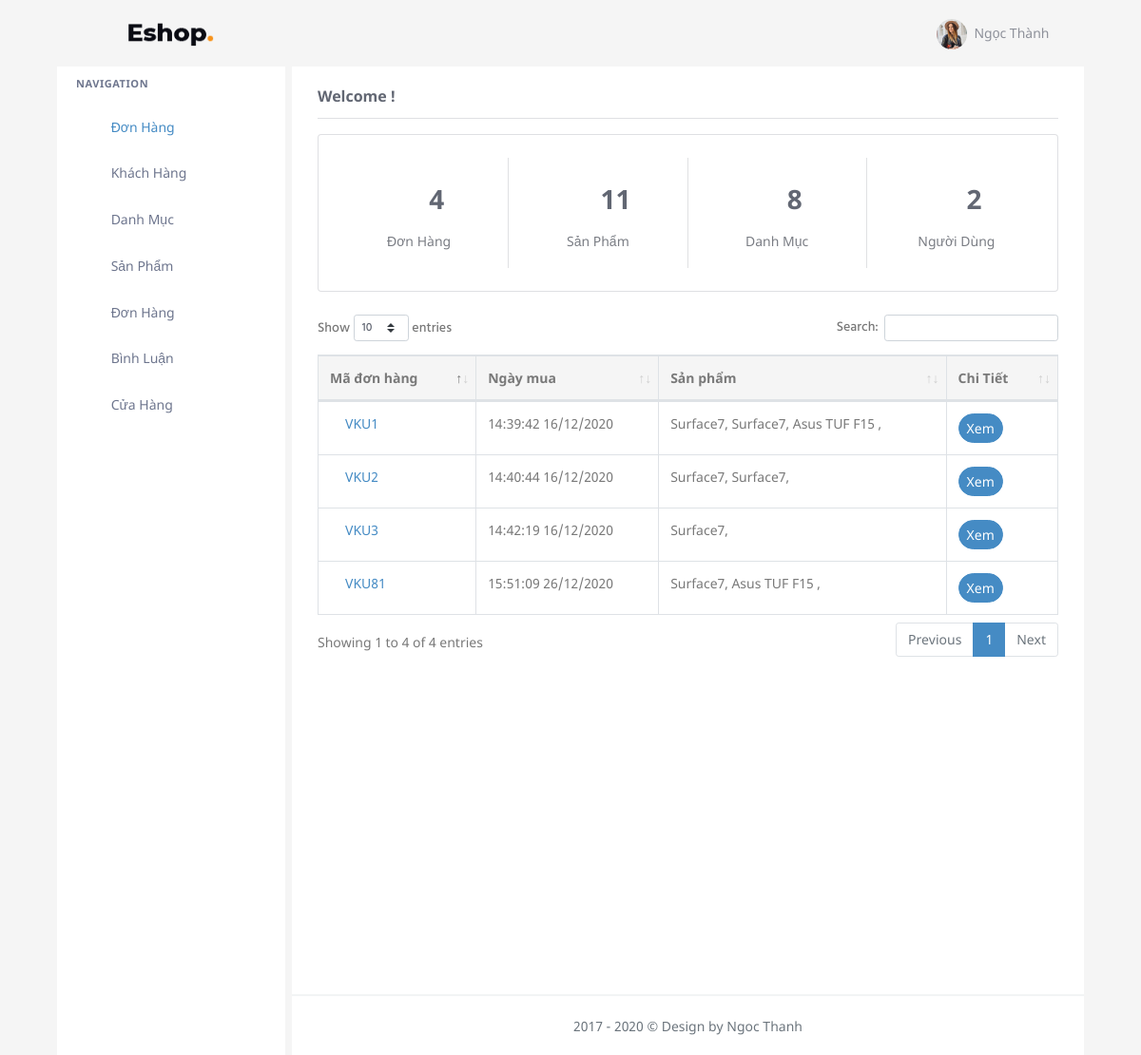
Page /home.php (signed in) on the committed database.
### tables this page shows
CREATE TABLE `users` (
  `ID_User` int(11) NOT NULL,
  `Email_User` varchar(100) NOT NULL,
  `Password_User` varchar(45) NOT NULL,
  `Image_User` varchar(77) NOT NULL,
  `Date_Join_User` datetime NOT NULL DEFAULT current_timestamp(),
  `Name_User` varchar(45) DEFAULT NULL,
  `Phone_User` varchar(12) NOT NULL,
  `Address_User` varchar(5000) NOT NULL,
  `Position` varchar(45) NOT NULL DEFAULT '1'
);

CREATE TABLE `order` (
  `ID_Order` int(11) NOT NULL,
  `ID_User` int(11) NOT NULL,
  `Address_User` varchar(255) NOT NULL,
  `Phone_User` varchar(255) NOT NULL,
  `Status_Order` varchar(255) NOT NULL,
  `Date_Order` varchar(255) NOT NULL,
  `Date_De` varchar(255) NOT NULL
);

CREATE TABLE `orderdetail` (
  `ID_OrderDetail` int(11) NOT NULL,
  `ID_Order` int(11) NOT NULL,
  `ID_Product` int(11) NOT NULL,
  `Quanlity_Order` int(11) NOT NULL,
  `Price_Order` int(11) NOT NULL
);

CREATE TABLE `product` (
  `ID_Product` int(11) NOT NULL,
  `Name_Product` varchar(145) NOT NULL,
  `ID_Catalog` int(11) NOT NULL,
  `Brand_Product` varchar(45) DEFAULT NULL,
  `Price_Product` int(11) DEFAULT NULL,
  `Des_Product` varchar(2000) DEFAULT NULL,
  `Image_Product` varchar(100) DEFAULT NULL
);

### home.php (the view, shortened to what this page needs)
<?php
    include('header1.php');
?>
<?php
    $Statement_Order = "SELECT COUNT(ID_Order) AS Quanlity_Order FROM `order`";
    $Query_Order =mysqli_query($conn, $Statement_Order);
    $Display_Order = mysqli_fetch_assoc($Query_Order);
    $Quanlity_Order = $Display_Order['Quanlity_Order'];
    $Statement_Product = "SELECT COUNT(ID_Product) AS Quanlity_Product FROM `product`";
    $Query_Product =mysqli_query($conn, $Statement_Product);
    $Display_Product = mysqli_fetch_assoc($Query_Product);
    $Quanlity_Product = $Display_Product['Quanlity_Product'];
    $Statement_Catalog = "SELECT COUNT(ID_Catalog) AS Quanlity_Catalog FROM `catalog`";
    $Query_Catalog =mysqli_query($conn, $Statement_Catalog);
    $Display_Catalog = mysqli_fetch_assoc($Query_Catalog);
    $Quanlity_Catalog = $Display_Catalog['Quanlity_Catalog'];
    $Statement_Users = "SELECT COUNT(ID_User) AS Quanlity_Users FROM `users`";
    $Query_Users =mysqli_query($conn, $Statement_Users);
    $Display_Users = mysqli_fetch_assoc($Query_Users);
    $Quanlity_Users = $Display_Users['Quanlity_Users'];
?>
<div class="row">
    <div class="col-12">
        <div>
            <h4 class="header-title mb-3">Welcome !</h4>
        </div>
    </div>
</div>
<?php
    if($profile['Position'] == 2){
        echo "<div class='row'>
        <div class='col-12'>
            <div>
                <div class='card-box widget-inline'>
                    <div class='row'>
                        <div class='col-xl-3 col-sm-6 widget-inline-box'>
                            <div class='text-center p-3'>
                                <h2 class='mt-2'><i class='text-primary mdi mdi-access-point-network mr-2'></i> <b>$Quanlity_Order</b></h2>
                                <p class='text-muted mb-0'>Đơn Hàng</p>
                            </div>
                        </div>
                        <div class='col-xl-3 col-sm-6 widget-inline-box'>
                            <div class='text-center p-3'>
                                <h2 class='mt-2'><i class='text-teal mdi mdi-airplay mr-2'></i> <b>$Quanlity_Product</b></h2>
                                <p class='text-muted mb-0'>Sản Phẩm</p>
                            </div>
                        </div>
                        <div class='col-xl-3 col-sm-6 widget-inline-box'>
                            <div class='text-center p-3'>
                                <h2 class='mt-2'><i class='text-info mdi mdi-black-mesa mr-2'></i> <b>$Quanlity_Catalog</b></h2>
                                <p class='text-muted mb-0'>Danh Mục</p>
                            </div>
                        </div>
                        <div class='col-xl-3 col-sm-6'>
                            <div class='text-center p-3'>
                                <h2 class='mt-2'><i class='text-danger mdi mdi-cellphone-link mr-2'></i> <b>$Quanlity_Users</b></h2>
                                <p class='text-muted mb-0'>Người Dùng</p>
                            </div>
                        </div>
                    </div>
                </div>
            </div>
        </div>
    </div>";
    }
?>
<div class="row">
    <div class="col-12">
    <table  id="datatable" class="table table-bordered dt-responsive nowrap" style="border-collapse: collapse; border-spacing: 0; width: 100%;">
    <thead class="bg-light">
    <tr>
        <th>Mã đơn hàng</th>
        <th>Ngày mua</th>
        <th>Sản phẩm</th>
        <th>Chi Tiết</th>
    </tr>
    </thead>
    <tbody class="font-14">
        <?php
            $UID= $profile['ID_User'];
            if($profile['Position'] ==1){
                $Statement_Order = "SELECT * FROM `order` WHERE ID_User= $UID";
            }
            else {
                $Statement_Order = "SELECT * FROM `order`";
            }
            $Query_Order = mysqli_query($conn, $Statement_Order);
            while ($Display_Order = mysqli_fetch_assoc($Query_Order)){
                $Statement_OrderDetail = "SELECT * FROM orderdetail WHERE ID_Order =".$Display_Order['ID_Order'];
                $Query_OrderDetail = mysqli_query($conn, $Statement_OrderDetail);
                echo "<tr>
                <td><a href='javascript: void(0);' class='text-primary ml-3'>VKU$Display_Order[ID_Order]</a> </td>
                <td>$Display_Order[Date_Order]</td>
                <td class='text_product_hidden'>";
                while($Display_OrderDetail = mysqli_fetch_assoc($Query_OrderDetail)){
                    $Statement_Product = "SELECT * FROM product WHERE ID_Product =".$Display_OrderDetail['ID_Product'];
                    $Query_Product = mysqli_query($conn, $Statement_Product);
                    $Display_Product = mysqli_fetch_assoc($Query_Product);
                    echo "$Display_Product[Name_Product], ";
                }
                echo "</td><td>
                        <button type='button' class='btn btn-primary btn-sm btn-rounded' data-toggle='modal' data-target='.Modal$Display_Order[ID_Order]'>Xem</button>
                </td>";
            echo    "
            </tr>";
            }
            ?>
    </tbody>
</table>
    </div>
</div>
<?php
    include('footer1.php');
?>

### header1.php (shortened to what this page needs)
<?php
    include("Connect.php");
    $Email_User = $_SESSION['Email_User'];
    $Statement_Users = "SELECT * FROM `users` WHERE Email_User= '$Email_User'";
    $Query_Users =mysqli_query($conn, $Statement_Users);
    $profile = mysqli_fetch_assoc($Query_Users);
?>
<!DOCTYPE html>
<html lang="en">
    <head>
        <link href="assets/css/bootstrap.min.css" rel="stylesheet" type="text/css" id="bootstrap-stylesheet">
        <link href="assets/css/icons.min.css" rel="stylesheet" type="text/css">
        <link href="assets/css/app.min.css" rel="stylesheet" type="text/css" id="app-stylesheet">
        <link href="assets\libs\datatables\dataTables.bootstrap4.css" rel="stylesheet" type="text/css">
        <link href="assets\libs\datatables\buttons.bootstrap4.css" rel="stylesheet" type="text/css">
        <link href="assets\libs\datatables\responsive.bootstrap4.css" rel="stylesheet" type="text/css">
        <link href="assets\libs\datatables\select.bootstrap4.css" rel="stylesheet" type="text/css">
    </head>
    <body>
        <div id="wrapper">
            <div class="navbar-custom">
                <ul class="list-unstyled topnav-menu float-right mb-0">
                    <li class="dropdown notification-list">
                        <a class="nav-link dropdown-toggle nav-user mr-0" data-toggle="dropdown" href="#" role="button" aria-haspopup="false" aria-expanded="false">
                            <img src="assets/images/users/avatar-1.jpg" alt="user-image" class="rounded-circle">
                            <span class="pro-user-name ml-1">
                            <?php echo $profile['Name_User']; ?>  <i class="mdi mdi-chevron-down"></i>
                            </span>
                        </a>
                    </li>
                </ul>
                <div class="logo-box">
                    <a href="index.php" class="logo text-center logo-dark">
                        <span class="logo-lg">
                            <img src="images/logo.png" alt="" height="26">
                        </span>
                    </a>
                </div>
                <ul class="list-unstyled topnav-menu topnav-menu-left m-0">
                    <li>
                        <button class="button-menu-mobile">
                            <i class="mdi mdi-menu"></i>
                        </button>
                    </li>
                </ul>
            </div>
            <div class="left-side-menu">
                <div id="sidebar-menu">
                    <ul class="metismenu" id="side-menu">
                    <li class="menu-title">Navigation</li>
                        <li>
                            <a href='home.php'>
                                <i class='ti-home'></i>
                                <span> Đơn Hàng </span>
                            </a>
                        </li>
                        <?php
                            if($profile['Position']== 2){
                                echo "<li>
                                <a href='user.php'>
                                    <i class='ti-paint-bucket'></i>
                                    <span> Khách Hàng </span>
                                </a>
                            </li>
                            <li>
                                <a href='javascript: void(0);'>
                                    <i class='ti-light-bulb'></i>
                                    <span> Danh Mục </span>
                                    <span class='menu-arrow'></span>
                                </a>
                            </li>
                            <li>
                                <a href='javascript: void(0);'>
                                    <i class='ti-menu-alt'></i>
                                    <span>  Sản Phẩm </span>
                                    <span class='menu-arrow'></span>
                                </a>
                            </li>
                            <li>
                                <a href='javascript: void(0);'>
                                    <i class='ti-pencil-alt'></i>
                                    <span>  Đơn Hàng  </span>
                                    <span class='menu-arrow'></span>
                                </a>
                            </li>
                            <li>
                                <a href='danhsachbinhluan.php'>
                                    <i class='ti-spray'></i>
                                    <span> Bình Luận </span>
                                </a>
                            </li>
                            <li>
                                <a href='index.php'>
                                    <i class='ti-location-pin'></i>
                                    <span> Cửa Hàng </span>
                                </a>
                            </li>";
                            }
                        ?>
                    </ul>
                </div>
            </div>
            <div class="content-page">
                <div class="content">
                    <div class="container-fluid">

### rows in the picture
users: Name_User "Ngọc Thành"
order: ID_Order "1", Date_Order "14:39:42 16/12/2020"
orderdetail: ID_Product.Name_Product "Surface7"
orderdetail: ID_Product.Name_Product "Surface7"
orderdetail: ID_Product.Name_Product "Asus TUF F15"
order: ID_Order "2", Date_Order "14:40:44 16/12/2020"
orderdetail: ID_Product.Name_Product "Surface7"
orderdetail: ID_Product.Name_Product "Surface7"
order: ID_Order "3", Date_Order "14:42:19 16/12/2020"
orderdetail: ID_Product.Name_Product "Surface7"
order: ID_Order "81", Date_Order "15:51:09 26/12/2020"
orderdetail: ID_Product.Name_Product "Surface7"
orderdetail: ID_Product.Name_Product "Asus TUF F15"

### other values in the picture
$Quanlity_Order "4"
$Quanlity_Product "11"
$Quanlity_Catalog "8"
$Quanlity_Users "2"
